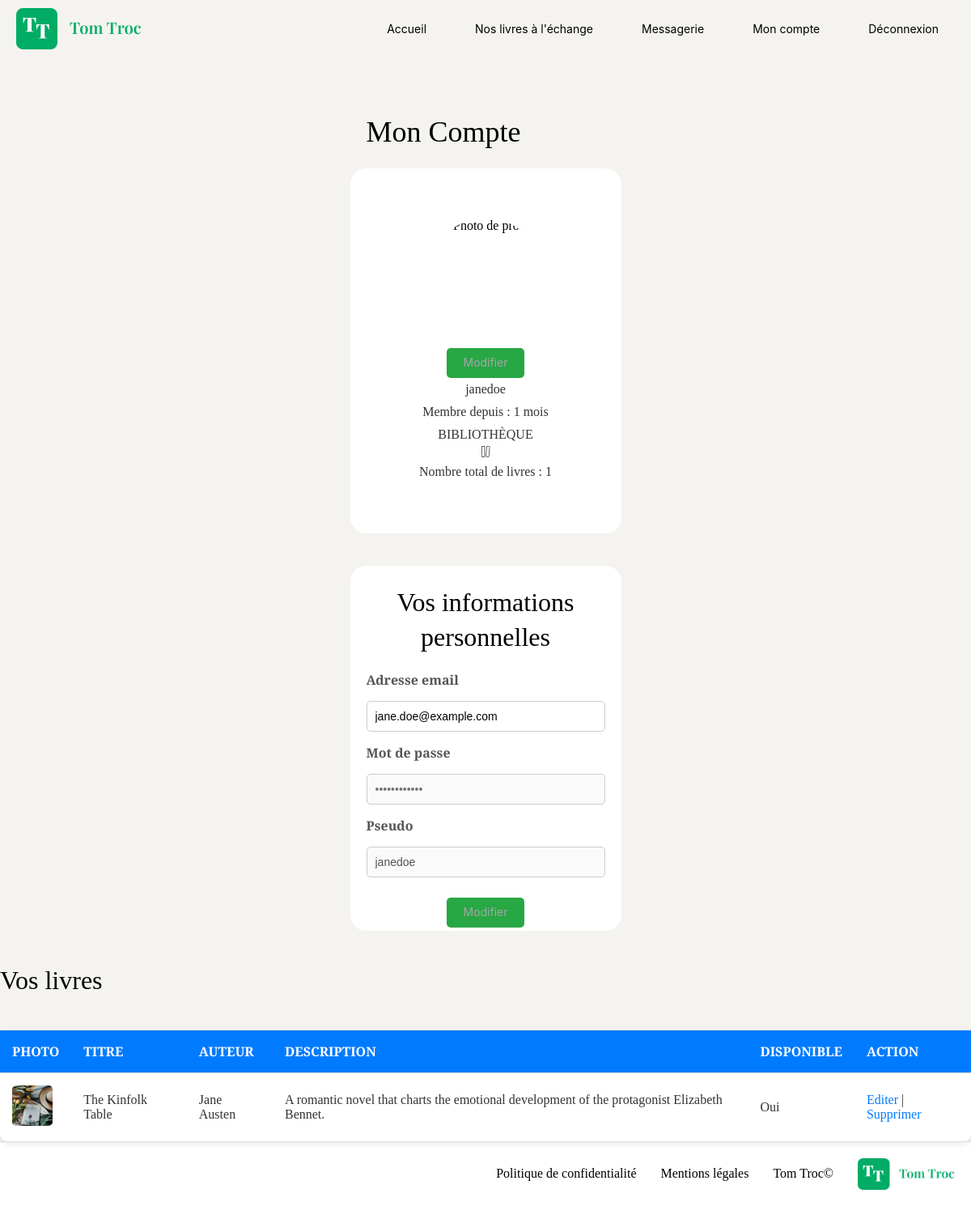
Screenshot of /index.php?action=myAccount (signed in) with the database file from the repository.
### tables this page shows
CREATE TABLE IF NOT EXISTS `book` (
  `id` int NOT NULL AUTO_INCREMENT,
  `title` varchar(255) NOT NULL,
  `author` varchar(255) NOT NULL,
  `img` varchar(255) NOT NULL,
  `description` text NOT NULL,
  `created_at` timestamp NOT NULL DEFAULT CURRENT_TIMESTAMP,
  `updated_at` timestamp NULL DEFAULT CURRENT_TIMESTAMP ON UPDATE CURRENT_TIMESTAMP,
  `available` tinyint(1) NOT NULL,
  `number_of_book` int NOT NULL,
  `user_id` int DEFAULT NULL,
  PRIMARY KEY (`id`),
  CONSTRAINT `fk_user_book` FOREIGN KEY (`user_id`) REFERENCES `user`(`id`) ON DELETE CASCADE
);

### views/View.php (called while the page is built, shortened)
<?php
class View
{
    public function render(string $viewName, array $params = []): void
    {
        $viewPath = $this->buildViewPath($viewName);
        $description = $this->_renderViewFromTemplate($viewPath, $params);
    }
    private function _renderViewFromTemplate(string $viewPath, array $params = []): string
    {
        if (file_exists($viewPath)) {
            extract($params);
            require($viewPath);
            return ob_get_clean();
        } else {
            throw new Exception("La vue '$viewPath' est introuvable.");
        }
    }
    private function buildViewPath(string $viewName): string
    {
        return TEMPLATE_VIEW_PATH . $viewName . '.php';
    }
}

### controllers/UserController.php (called while the page is built, shortened)
<?php
class UserController
{
    public function showMyAccount(): void
    {
        $userId = $_SESSION['user']['id'];
        $bookManager = new BookManager();
        $books = $bookManager->getAllBooksByUserId($userId);
        $totalBooks = $bookManager->countUserBooks($userId);
        $this->renderView('myAccount', "Mon Compte", [
            'user' => (array)$_SESSION['user'],
            'books' => $books,
            'totalBooks' => $totalBooks
        ]);
    }
    private function renderView(string $viewName, string $pageTitle, array $data = []): void
    {
        $view = new View($pageTitle);
        $view->render($viewName, $data);
    }
}

### index.php (called while the page is built, shortened)
<?php
$action = Utils::request('action', 'home');
try {
    $userController = new UserController();
    switch ($action) {
        case 'myAccount':
            $userController->showMyAccount();
            break;
    }
} catch (Exception $e) {
    error_log("Exception capturée : " . $e->getMessage());
    $errorView = new View('Erreur');
    $errorView->render('errorPage', ['errorMessage' => $e->getMessage()]);
}

### models/DBmanager.php (called while the page is built, shortened)
<?php
class DBManager
{
    private static $instance;
    private $db;
    private function __construct()
    {
        $this->db = new PDO('mysql:host=' . DB_HOST . ';dbname=' . DB_NAME . ';charset=utf8', DB_USER, DB_PASS);
        $this->db->setAttribute(PDO::ATTR_ERRMODE, PDO::ERRMODE_EXCEPTION);
        $this->db->setAttribute(PDO::ATTR_DEFAULT_FETCH_MODE, PDO::FETCH_ASSOC);
    }
    public static function getInstance() : DBManager
    {
        if (!self::$instance) {
            self::$instance = new DBManager();
        }
        return self::$instance;
    }
    public function query(string $sql, ?array $params = null) : PDOStatement
    {
        if ($params == null) {
            $query = $this->db->query($sql);
        } else {
            $query = $this->db->prepare($sql);
            $query->execute($params);
        }
        return $query;
    }
}

### models/BookManager.php (called while the page is built, shortened)
<?php
class bookManager extends AbstractEntityManager
{
    public function getAllBooksByUserId(int $userId): array
    {
        $sql = "SELECT * FROM book WHERE user_id = :id_user";
        $result = $this->db->query($sql, ['id_user' => $userId]);
        $books = [];
        while ($book = $result->fetch()) {
            $books[] = new Book($book);
        }
        return $books;
    }
    public function countUserBooks(int $userId): int
    {
        $sql = "SELECT COUNT(*) as total_books FROM book";
        $params = [];
        $criteria = ['user_id' => $userId];
        if (!empty($criteria)) {
            $conditions = [];
            foreach ($criteria as $key => $value) {
                $conditions[] = "$key = :$key";
                $params[$key] = $value;
            }
            $sql .= " WHERE " . implode(" AND ", $conditions);
        }
        $stmt = $this->db->query($sql, $params);
        $result = $stmt->fetch();
        return $result['total_books'];
    }
}

### models/AbstractEntity.php (called while the page is built, shortened)
<?php
abstract class AbstractEntity
{
    protected function hydrate(array $data) : void
    {
        foreach ($data as $key => $value) {
            $method = 'set' . str_replace('_', '', ucwords($key, '_'));
        }
    }
}

### models/Book.php (called while the page is built, shortened)
<?php
class Book extends AbstractEntity
{
    protected int $id;
    private string $title = "";
    private string $author = "";
    private ?string $img = null;
    private string $description = "";
    private bool $available = true;
    public function getId(): int
    {
        return $this->id;
    }
    public function setId(int $id): void
    {
        $this->id = $id;
    }
    public function setTitle(string $title): void
    {
        $this->title = $title;
    }
    public function getTitle(): string
    {
        return $this->title;
    }
    public function setAuthor(string $author): void
    {
        $this->author = $author;
    }
    public function getAuthor(): string
    {
        return $this->author;
    }
    public function setImg(?string $img): void
    {
        $this->img = $img;
    }
    public function getImg(): ?string
    {
        return $this->img;
    }
    public function setDescription(string $description): void
    {
        $this->description = $description;
    }
    public function getDescription(int $length = -1): string
    {
        return $this->description;
    }
    public function setAvailable(bool $available): void
    {
        $this->available = $available;
    }
    public function isAvailable(): bool
    {
        return $this->available;
    }
    public function setCreatedAt(string|DateTime $createdAt, string $format = 'Y-m-d H:i:s'): void
    {
        if (is_string($createdAt)) {
            $createdAt = DateTime::createFromFormat($format, $createdAt);
        }
    }
}

### views/templates/myAccount.php (the view, shortened to what this page needs)
<div class="account-container">
    <h1>Mon Compte</h1>
    <div class="account-sections">
        <div class="account-card">
            <div class="account-profile">
                <?php if (($user['profilePicture']) && !empty($user['profilePicture'])) : ?>
                    <img src="<?= $user['profilePicture'] ?>" alt="Photo de profil">
                <?php else : ?>
                    <img src="/assets/img/users/profile-default.svg" alt="Photo par défaut">
                <?php endif; ?>
                <form id="profilePictureForm" action="index.php?action=updateProfilePicture" method="post" enctype="multipart/form-data">
                    <button type="button" id="changePictureButton">Modifier</button>
                </form>
            </div>
            <p>
                <?= ($user['username']) ?></p>
            <?php
            $createdAt = new DateTime($user['createdAt']);
            $now = new DateTime();
            $diff = $createdAt->diff($now);
            $memberSince = '';
            if ($diff->m > 0) {
                $memberSince .= $diff->m . ' ' . ($diff->m > 1 ? 'mois' : 'mois');
            }
            ?>
            <p>Membre depuis : <?= ($memberSince) ?></p>
            <p>BIBLIOTHÈQUE</p>
            <div class="library-info">
                <img src="/assets/img/icon_books.svg" alt="Icône de livres">
                <p>Nombre total de livres : <?= ($totalBooks) ?></p>
            </div>
        </div>
    </div>
    <div class="account-card">
        <h2>Vos informations personnelles</h2>
        <form action="index.php?action=editUser" method="post">
            <label for="email">Adresse email</label>
            <input type="email" id="email" name="email" value="<?= ($user['email']) ?>" required>
            <label for="password">Mot de passe</label>
            <input type="password" id="password" name="password" placeholder="••••••••••••" disabled>
            <label for="username">Pseudo</label>
            <input type="text" id="username" name="username" value="<?= ($user['username']) ?>" disabled required>
            <button type="button" id="editButton">Modifier</button>
        </form>
    </div>
</div>
<h2>Vos livres</h2>
<table class="table-books">
    <thead>
        <tr>
            <th>Photo</th>
            <th>Titre</th>
            <th>Auteur</th>
            <th>Description</th>
            <th>Disponible</th>
            <th>Action</th>
        </tr>
    </thead>
    <tbody>
        <?php if (!empty($books)) : ?>
            <?php foreach ($books as $book) : ?>
                <tr>
                    <td><img src="<?= ($book->getImg()) ?>" alt="Photo du livre" width="50"></td>
                    <td><?= ($book->getTitle()) ?></td>
                    <td><?= ($book->getAuthor()) ?></td>
                    <td><?= ($book->getDescription()) ?></td>
                    <td><?= ($book->isAvailable() ? 'Oui' : 'Non') ?></td>
                    <td>
                        <a href="index.php?action=editBook&id=<?= (int)$book->getId() ?>">Editer</a> |
                        <a href="index.php?action=deleteBook&id=<?= (int)$book->getId() ?>" onclick="return confirm('Êtes-vous sûr de vouloir supprimer ce livre ?')">Supprimer</a>
                    </td>
                </tr>
            <?php endforeach; ?>
        <?php else : ?>
            <tr>
                <td colspan="6">Aucun livre trouvé.</td>
            </tr>
        <?php endif; ?>
    </tbody>
</table>

### assets/css/style.css (style rules this page uses)
* { margin: 0; padding: 0; box-sizing: border-box; }
:root { --backgroundColor: #F5F3EF; --titleColor: #000000; --textColor: #000000; --buttonDefaultColor: #00AC66; --headerColor: #000; --headerPaleColor: #ccc; --hamburgerColor: #A6A6A6; --PaleColor: white; --quoteColor: #aaa; --dateColor: #888; }
body { font-family: 'Playfair Display'; background-color: var(--backgroundColor); }
h1 { margin: 20px; font-size: 36px; font-weight: 400; line-height: 47.99px; color: var(--titleColor); }
h2 { margin: 20px 0; font-size: 32px; font-weight: 400; line-height: 42.66px; color: var(--headerColor); }
a { text-decoration: none; color: inherit; }
.account-container { padding: 20px; max-width: 1200px; margin: 0 auto; border-radius: 10px; }
.account-sections { display: flex; flex-direction: row; justify-content: center; gap: 20px; margin-bottom: 40px; }
.account-card { display: flex; justify-content: center; width: 335px; height: 451px; background-color: #ffffff; padding: 20px; border-radius: 20px; text-align: center; flex-direction: column; }
.account-profile img { border-radius: 50%; width: 150px; height: 150px; }
.account-profile { display: flex; justify-content: center; flex-direction: column; align-items: center; }
.account-card button { margin-top: 10px; color: #A6A6A6; border: none; padding: 10px 20px; border-radius: 5px; cursor: pointer; font-family: Inter; font-size: 14px; font-weight: 400; line-height: 16.94px; text-align: center; }
.account-card p { margin: 5px 0; color: #333; }
form { display: flex; flex-direction: column; gap: 15px; text-align: left; }
form label { font-weight: bold; color: #555; }
form input[type="email"], form input[type="password"], form input[type="text"] { width: 100%; padding: 10px; border: 1px solid #ccc; border-radius: 5px; font-size: 14px; }
form button { align-self: center; background-color: #28a745; color: white; border: none; padding: 10px 20px; border-radius: 5px; cursor: pointer; transition: background-color 0.3s; font-size: 16px; }
.table-books { width: 100%; border-collapse: collapse; margin-top: 20px; background-color: white; box-shadow: 0 2px 8px rgba(0, 0, 0, 0.1); border-radius: 10px; }
.table-books th, .table-books td { padding: 15px; text-align: left; border-bottom: 1px solid #ddd; }
.table-books th { background-color: #007bff; color: white; text-transform: uppercase; }
.table-books td { color: #333; }
.table-books img { width: 50px; height: 50px; object-fit: cover; border-radius: 5px; }
.table-books a { color: #007bff; text-decoration: none; transition: color 0.3s; }

### rows the page displays
book: img (picture), title "The Kinfolk Table", author "Jane Austen", description "A romantic novel that charts the emotional development of the protagonist Elizabeth Bennet.", available "Oui"

### other values shown
$user['username'] "janedoe"
$memberSince "1 mois"
$totalBooks "1"
